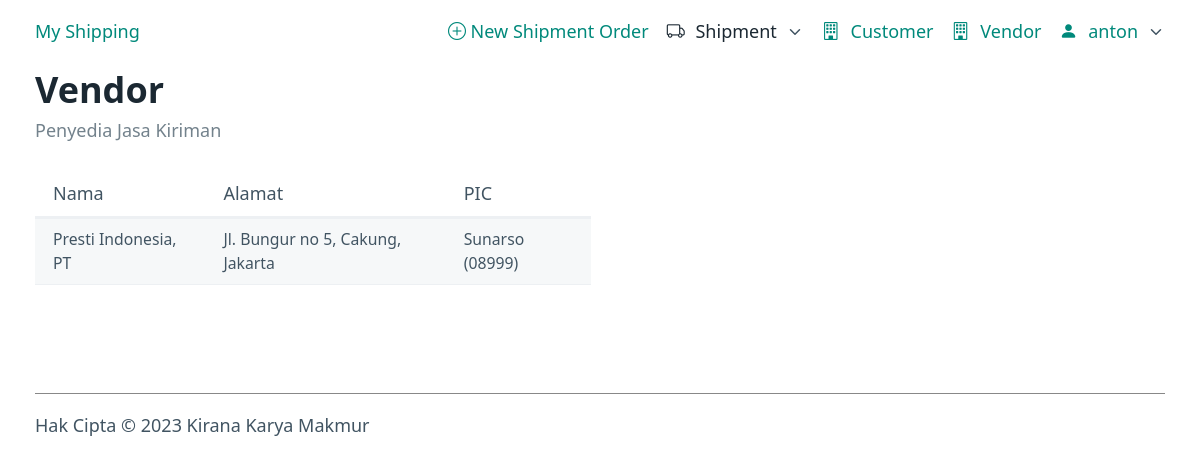
The page /vendor (signed in) on the database its author committed.
### app/models.py (models this page shows, shortened)
class BaseModel(db_wrapper.Model):
    pass

class User(UserMixin, BaseModel):
    username = pw.CharField(unique=True)
    password = pw.TextField()
    role = pw.CharField(max_length=1, default='0')
    is_active = pw.BooleanField(default=True)
    created = pw.DateTimeField(default=datetime.datetime.now)
    modified = pw.DateTimeField(null=True)

class Vendor(BaseModel):
    name = pw.CharField(max_length=35, unique=True)
    address = pw.TextField(null=True)
    pic_name = pw.CharField(max_length=35, null=True)
    pic_hp = pw.CharField(max_length=20, null=True)

### app/vendor/__init__.py (the view)
@bp.route('')
def index():
    vendors = Vendor.select()
    return render_template('vendor/index.html', vendors=vendors)

### app/__init__.py (called while the page is built)
@login_manager.user_loader
def load_user(user_id):
    try:
        return User.get_by_id(user_id)
    except:
        return None

### app/templates/vendor/index.html
{% extends 'base.html' %}
{% block content %}
<hgroup>
  <h1>Vendor</h1>
  <p>Penyedia Jasa Kiriman</p>
</hgroup>
<div class="grid">
  <div>
    <table role="grid">
      <thead>
        <tr>
          <th>Nama</th>
          <th>Alamat</th>
          <th>PIC</th>
        </tr>
      </thead>
      <tbody>
        {% for v in vendors %}
        <tr>
          <td>{{ v.name }}</td>
          <td>{{ v.address }}</td>
          <td>{{ v.pic_name }} {% if v.pic_hp %}({{ v.pic_hp }}){% endif %}</td>
        </tr>
        {% endfor %}
      </tbody>
    </table>
  </div>
  <div></div>
</div>
{% endblock %}

### app/templates/base.html (shortened to what this page needs)
<!doctype html>
<html lang="en" data-theme="light">
  <head>
    <link rel="stylesheet" href="/static/css/pico.min.css">
    <link rel="stylesheet" href="/static/css/custom.css">
    <link rel="stylesheet" href="https://cdn.jsdelivr.net/npm/bootstrap-icons@1.10.5/font/bootstrap-icons.css">
  </head>
  <body>
    <div class="container">
      {% if current_user.is_authenticated %}
      <nav>
        <ul>
          <li><a href="/">My Shipping</a></li>
        </ul>
        <ul>
          <li><a href="/shipment/add"><i class="bi bi-plus-circle"></i> New Shipment Order</a></strong></li>
          <li>
            <details role="list">
              <summary aria-haspopup="listbox" role="link" class="contrast"><i class="bi bi-truck" style="margin-right:.6rem"></i>Shipment</summary>
            </details>
          </li>
          <li><a href="/customer"><i class="bi bi-building" style="margin-right:0.6rem"></i>Customer</a></li>
          <li><a href="/vendor"><i class="bi bi-building" style="margin-right:0.6rem"></i>Vendor</a></li>
          <li>
            <details role="list">
              <summary aria-haspopup="listbox" role="link"><i class="bi bi-person-fill" style="margin-right:.6rem"></i> {{ current_user.username }}</summary>
            </details>
          </li>
        </ul>
      </nav>
      {% block content %}
      {% endblock %}
        {% else %}
      <h1>My Shipping</h1>
      <p><a href="/login">Login</a></p>
      {% endif %}
    </div>
    <footer class="container">
      <hgroup>
        <hr style="border-top:solid 1px #888;padding-bottom:1rem;">
        <small>Hak Cipta &copy; 2023 Kirana Karya Makmur</small>
      </hgroup>
    </footer>
  </body>
</html>

### app/static/css/custom.css (style rules this page uses)
[data-theme="light"], :root:not([data-theme="dark"]) { --primary: #00897b; --primary-hover: #00796b; --primary-focus: rgba(0, 137, 123, 0.125); --primary-inverse: #FFF; }
:root { --form-element-active-border-color: var(--primary); --form-element-focus-color: var(--primary-focus); --switch-color: var(--primary-inverse); --switch-checked-background-color: var(--primary); --form-element-spacing-vertical: 0.2rem; --form-element-spacing-horizontal: 0.4rem; --font-weight: 300; }
@media (min-width: 992px) { :root { --font-size: 16px; } }
@media (min-width: 1200px) { :root { --font-size: 18px; } }

### rows shown on the page
User: username "anton"
Vendor: name "Presti Indonesia, PT", address "Jl. Bungur no 5, Cakung, Jakarta", pic_name "Sunarso", pic_hp "08999"
